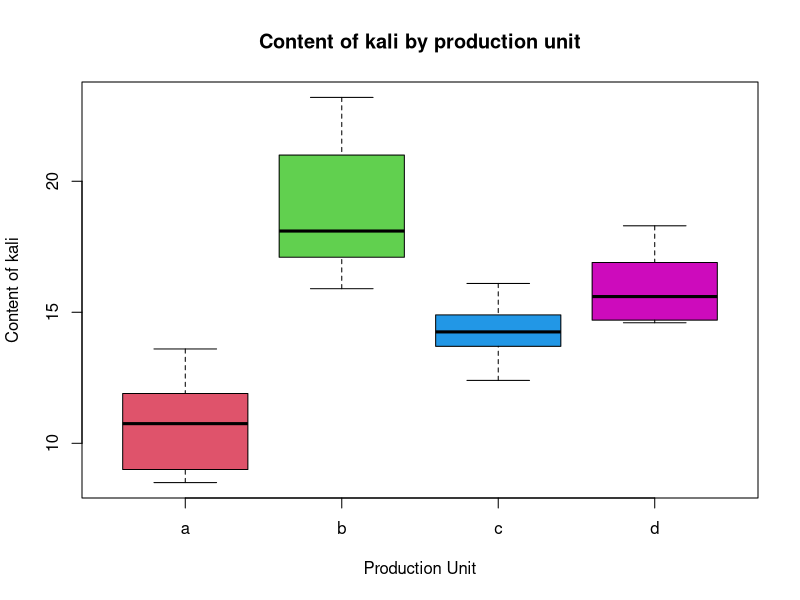

Source code (R): (Note: this script raises an error after producing the figure.)
## ---- chunk 1
## set working directory
require("knitr")
require("car")
## ---- chunk 2
df <- read.table("kali.txt", header=TRUE)
kali <- df$kali
production <- df$production
boxplot(kali ~ production, xlab = "Production Unit", ylab = "Content of kali", col = c(2,3,4,6), main="Content of kali by production unit")
plot(as.numeric(production), kali, col = c(rep(c(2,3,4,6), each = 6)), xlab="Production Unit", ylab="Content of kali", main="Content of kali by production unit", pch=19)
## ---- chunk 3
kruskal.test(kali~production)
## ---- chunk 4
# Calculate one-way ANOVA
lm1 <- lm(kali~production, df)
anova(lm1)

# Checking model assumptions
par(mfrow = c(1,2))
plot(lm1, col = df$production, which = 1:2, pch=19)
## ---- chunk 5
summary(lm1)
